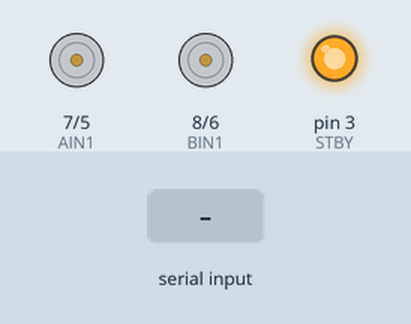
Bench run of a sketch on a simulated Arduino Uno, built with avr-gcc and run on an emulated ATmega328P. Shown: direction and speed pins drawn as motors (green arrow = direction pin HIGH = forward, orange = LOW = backward, longer = more drive, stopped while the standby pin is LOW), output pins drawn as LEDs (lit = HIGH). The test bench sets the inputs (shaded band). What the sketch prints to the serial monitor is not drawn.

Above: at 1.2 s.
1.3 s: "MA_FWD\n" received over the second serial link
At 2.3 s:
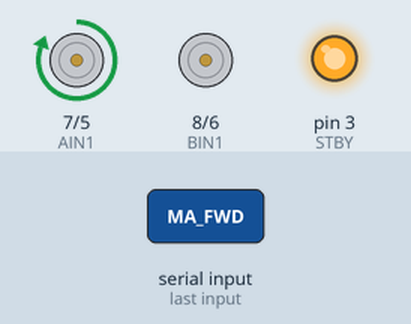
2.8 s: "MA_REV\n" received over the second serial link
At 3.4 s:
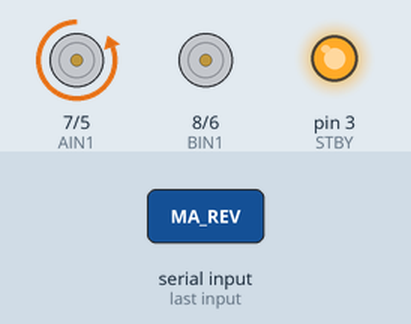
4.3 s: "MB_FWD\n" received over the second serial link
At 4.6 s:
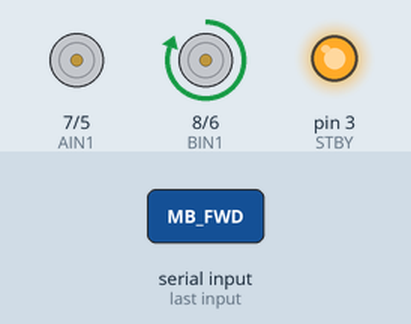
5.8 s: "MB_REV\n" received over the second serial link
At 6.9 s:
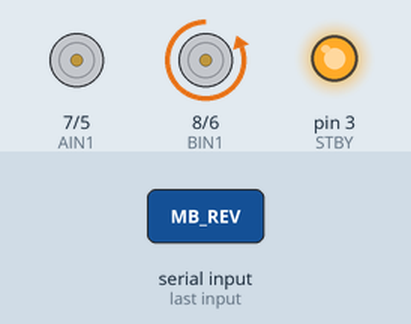
7.3 s: "1\n" received over the second serial link
At 8.1 s:
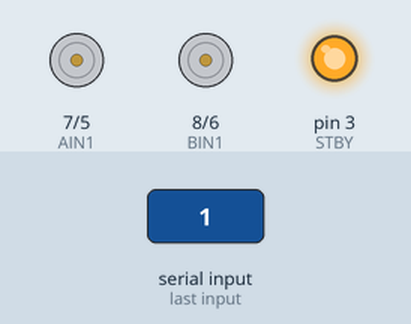
Timing chart, 0 to 9.8 s (numbered marks = the images above; inputs shaded):
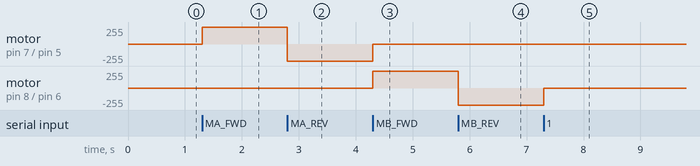

Measured:
- after the input at 1.3 s, motor on pin 7 (AIN1) / pin 5 (PWMA): stopped → forward 255/255 at once
- after the input at 2.8 s, motor on pin 7 (AIN1) / pin 5 (PWMA): forward 255/255 → backward 255/255 at once
- after the input at 4.3 s, motor on pin 7 (AIN1) / pin 5 (PWMA): backward 255/255 → stopped at once; motor on pin 8 (BIN1) / pin 6 (PWMB): stopped → forward 255/255 at once
- after the input at 5.8 s, motor on pin 8 (BIN1) / pin 6 (PWMB): forward 255/255 → backward 255/255 at once
- after the input at 7.3 s, motor on pin 8 (BIN1) / pin 6 (PWMB): backward 255/255 → stopped at once

The sketch:

motor_debug.ino
```cpp
#include <SoftwareSerial.h>

// elegoo Smart Car Shield v1.1 pin mapping
// AIN2/BIN2 are auto-inverted from AIN1/BIN1 via onboard Schmitt trigger
// Motor A = LEFT  (M1 + M4)
// Motor B = RIGHT (M2 + M3)

#define PWMA 5
#define AIN1 7
#define PWMB 6
#define BIN1 8
#define STBY 3

SoftwareSerial bt(2, 4);  // RX=2, TX=4

void stopAll() {
  analogWrite(PWMA, 0);
  analogWrite(PWMB, 0);
}

void setup() {
  Serial.begin(9600);
  bt.begin(9600);
  pinMode(PWMA, OUTPUT);
  pinMode(AIN1, OUTPUT);
  pinMode(PWMB, OUTPUT);
  pinMode(BIN1, OUTPUT);
  pinMode(STBY, OUTPUT);
  digitalWrite(STBY, HIGH);
  stopAll();
  Serial.println("READY");
}

void loop() {
  if (bt.available()) {
    String cmd = bt.readStringUntil('\n');
    cmd.trim();

    stopAll();

    if (cmd == "MA_FWD") {
      digitalWrite(AIN1, HIGH);
      analogWrite(PWMA, 255);

    } else if (cmd == "MA_REV") {
      digitalWrite(AIN1, LOW);
      analogWrite(PWMA, 255);

    } else if (cmd == "MB_FWD") {
      digitalWrite(BIN1, HIGH);
      analogWrite(PWMB, 255);

    } else if (cmd == "MB_REV") {
      digitalWrite(BIN1, LOW);
      analogWrite(PWMB, 255);
    }
  }
}
```
